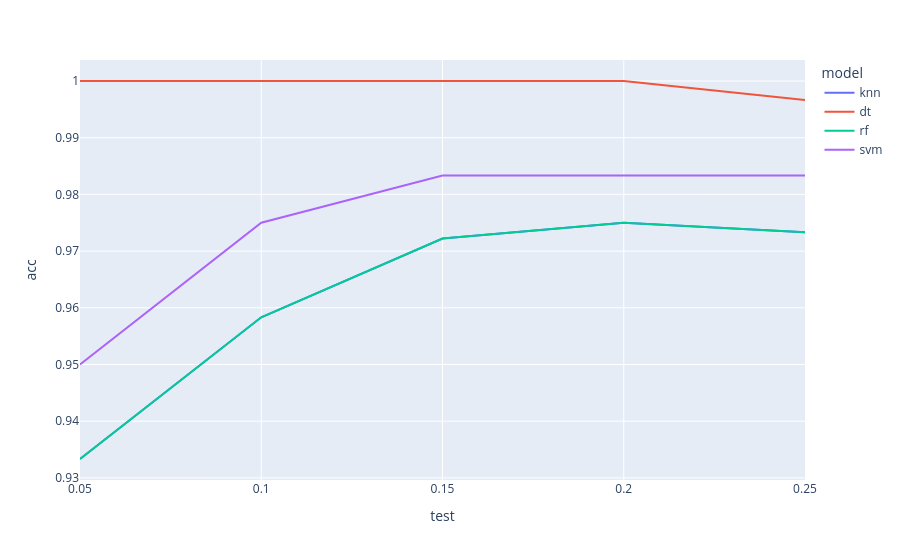

The cell this chart's notebook holds for it:
### Code cell
ps.line(data_frame=d,x="test",y="acc",color="model")

### Figure 1 — Plotly figure (JSON) as saved in the notebook; plotly's stock layout.template omitted (floating-point values rounded to 4 significant figures)
{"data": [{"hovertemplate": "model=knn<br>test=%{x}<br>acc=%{y}<extra></extra>", "legendgroup": "knn", "line": {"color": "#636efa", "dash": "solid"}, "marker": {"symbol": "circle"}, "mode": "lines", "name": "knn", "orientation": "v", "showlegend": true, "type": "scatter", "x": [0.05, 0.1, 0.15, 0.2, 0.25], "xaxis": "x", "y": [0.9333, 0.9583, 0.9722, 0.975, 0.9733], "yaxis": "y"}, {"hovertemplate": "model=dt<br>test=%{x}<br>acc=%{y}<extra></extra>", "legendgroup": "dt", "line": {"color": "#EF553B", "dash": "solid"}, "marker": {"symbol": "circle"}, "mode": "lines", "name": "dt", "orientation": "v", "showlegend": true, "type": "scatter", "x": [0.05, 0.1, 0.15, 0.2, 0.25], "xaxis": "x", "y": [1.0, 1.0, 1.0, 1.0, 0.9967], "yaxis": "y"}, {"hovertemplate": "model=rf<br>test=%{x}<br>acc=%{y}<extra></extra>", "legendgroup": "rf", "line": {"color": "#00cc96", "dash": "solid"}, "marker": {"symbol": "circle"}, "mode": "lines", "name": "rf", "orientation": "v", "showlegend": true, "type": "scatter", "x": [0.05, 0.1, 0.15, 0.2, 0.25], "xaxis": "x", "y": [0.9333, 0.9583, 0.9722, 0.975, 0.9733], "yaxis": "y"}, {"hovertemplate": "model=svm<br>test=%{x}<br>acc=%{y}<extra></extra>", "legendgroup": "svm", "line": {"color": "#ab63fa", "dash": "solid"}, "marker": {"symbol": "circle"}, "mode": "lines", "name": "svm", "orientation": "v", "showlegend": true, "type": "scatter", "x": [0.05, 0.1, 0.15, 0.2, 0.25], "xaxis": "x", "y": [0.95, 0.975, 0.9833, 0.9833, 0.9833], "yaxis": "y"}], "layout": {"legend": {"title": {"text": "model"}, "tracegroupgap": 0}, "margin": {"t": 60}, "xaxis": {"anchor": "y", "domain": [0, 1], "title": {"text": "test"}}, "yaxis": {"anchor": "x", "domain": [0, 1], "title": {"text": "acc"}}}}
